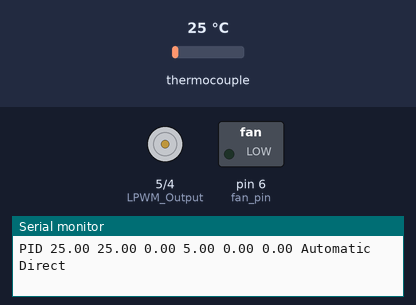
The sketch below on a simulated Arduino Uno, built with avr-gcc and run on an emulated ATmega328P. Shown: motor-driver pin pairs drawn as motors (green arrow = first pin HIGH = forward, orange = second pin HIGH = backward, longer = more drive), switched loads named in the sketch (green lamp = pin HIGH), the last lines printed to the serial monitor. The inputs (shaded band) are chosen by the test bench; at power-on: thermocouple 25 °C.

Above: at 1.2 s.
1.3 s: thermocouple set to 75 °C
4.3 s: thermocouple set to 6 °C
5.8 s: thermocouple set to 23 °C
7.3 s: thermocouple set to 27 °C
At 8.0 s:
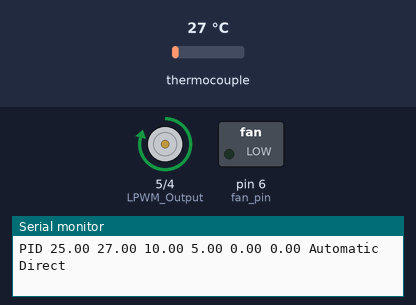
8.8 s: thermocouple set to 1 °C
At 9.2 s:
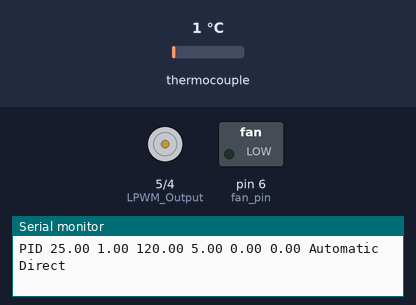
Timing chart, 0 to 11.3 s (numbered marks = the images above; inputs shaded):
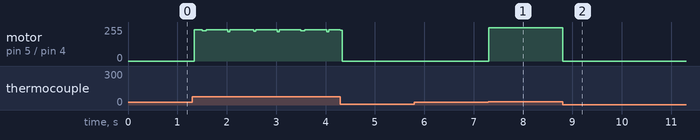

The sketch:

TCU_Tuning_DTF.ino
```cpp
#include <LinkedList.h>

// This script is used for tuning PID gains for DTF configuration

// Setup General Parameters

  // Include Libraries
    #include <PID_v1.h> // Include PID function library
    #include <Adafruit_MAX31865.h> // Include Adafruit RTD Circuit Breakout Board library

  // Initialize RTD measurement Circuits
    Adafruit_MAX31865 HTF = Adafruit_MAX31865(28, 26, 24, 22); //

    #define RREF      4300.0 // Define reference resistance (430 for 100 ohm, 4300 for 1000 ohm)
    #define RNOMINAL  1000.0 // Define RTD resistance (100 for PT100, 1000 for PT1000)

  // Pins
    int fan_pin = 6; // Define pin for fan power to motor shield
    //int heater_pin = 3; // Define pin for heater pwm signal
    int RPWM_Output = 4;  // Arduino PWM output pin 5; connect to IBT-2 pin 1 (RPWM)
    int LPWM_Output = 5;  // Arduino PWM output pin 6; connect to IBT-2 pin 2 (LPWM)

  // General Parameters
    float rtd_num = 1;
    float heater_volt = 48;
    int heater_power_thresh = 150;
    int flag = 0;

  // PID Parameters
    double Input, Output, Setpoint;
    PID myPID(&Input, &Output, &Setpoint, 5, 0, 0, DIRECT);

    unsigned long serialTime; //this will help us know when to talk with processing

void setup() {

  // Initialize Serial Processing
    Serial.begin(9600);

  // Initialize Pin Modes
    pinMode(fan_pin, OUTPUT);
    //pinMode(heater_pin, OUTPUT);
    pinMode(RPWM_Output, OUTPUT);
    pinMode(LPWM_Output, OUTPUT);

  // Initialize PID
    Setpoint = 25;
    myPID.SetOutputLimits(-255, 255);
    myPID.SetMode(AUTOMATIC);

  // Initialize Temperature Board
    HTF.begin(MAX31865_4WIRE); // Setup for 4 wire RTD configuration
}

void loop() {

  // Read Temperature from RTDs
    double temp_HTF = HTF.temperature(RNOMINAL, RREF);

  // Calculating Power Usage
    double rtd_res = 0.385*temp_HTF + 100; // Increase in resistance due to temperature change
    double rtd_EquivRes = 1/(1/rtd_res*rtd_num); // Equivalent Resistance with number of RTDs in parallel
    double heater_power = pow(heater_volt, 2)/rtd_EquivRes; // Heater power considering resistance change

  // Check for overpower
    if (heater_power >= heater_power_thresh){
      analogWrite(RPWM_Output, 0);
      analogWrite(LPWM_Output, 0);
    }

  // Check for hurting people
   if (temp_HTF > 42) {
      analogWrite(RPWM_Output, 0);
      analogWrite(LPWM_Output, 0);
   }

  // Send-receive with processing if it's time
    if(millis()>serialTime){
      SerialReceive();
      SerialSend();
      serialTime+=500;
    }

      Input = temp_HTF;
      myPID.Compute();

  // If PID output is <0 to cool down, turn off heater
    if (Output < 0) {
      analogWrite(RPWM_Output, 0);
      analogWrite(LPWM_Output, abs(Output));
    }
    else {
      // PID Actuation
        analogWrite(RPWM_Output, abs(Output));
        analogWrite(LPWM_Output, 0);
    }
}

/********************************************
 * Serial Communication functions / helpers
 ********************************************/


union {                // This Data structure lets
  byte asBytes[24];    // us take the byte array
  float asFloat[6];    // sent from processing and
}                      // easily convert it to a
foo;                   // float array


// getting float values from processing into the arduino
// was no small task.  the way this program does it is
// as follows:
//  * a float takes up 4 bytes.  in processing, convert
//    the array of floats we want to send, into an array
//    of bytes.
//  * send the bytes to the arduino
//  * use a data structure known as a union to convert
//    the array of bytes back into an array of floats

//  the bytes coming from the arduino follow the following
//  format:
//  0: 0=Manual, 1=Auto, else = ? error ?
//  1: 0=Direct, 1=Reverse, else = ? error ?
//  2-5: float setpoint
//  6-9: float input
//  10-13: float output
//  14-17: float P_Param
//  18-21: float I_Param
//  22-245: float D_Param
void SerialReceive()
{

  // read the bytes sent from Processing
  int index=0;
  byte Auto_Man = -1;
  byte Direct_Reverse = -1;
  while(Serial.available()&&index<26)
  {
    if(index==0) Auto_Man = Serial.read();
    else if(index==1) Direct_Reverse = Serial.read();
    else foo.asBytes[index-2] = Serial.read();
    index++;
  }

  // if the information we got was in the correct format,
  // read it into the system
  if(index==26  && (Auto_Man==0 || Auto_Man==1)&& (Direct_Reverse==0 || Direct_Reverse==1))
  {
    Setpoint=double(foo.asFloat[0]);
    //Input=double(foo.asFloat[1]);       // * the user has the ability to send the
                                          //   value of "Input"  in most cases (as
                                          //   in this one) this is not needed.
    if(Auto_Man==0)                       // * only change the output if we are in
    {                                     //   manual mode.  otherwise we'll get an
      Output=double(foo.asFloat[2]);      //   output blip, then the controller will
    }                                     //   overwrite.

    double p, i, d;                       // * read in and set the controller tunings
    p = double(foo.asFloat[3]);           //
    i = double(foo.asFloat[4]);           //
    d = double(foo.asFloat[5]);           //
    myPID.SetTunings(p, i, d);            //

    if(Auto_Man==0) myPID.SetMode(MANUAL);// * set the controller mode
    else myPID.SetMode(AUTOMATIC);             //

    if(Direct_Reverse==0) myPID.SetControllerDirection(DIRECT);// * set the controller Direction
    else myPID.SetControllerDirection(REVERSE);

  }
  Serial.flush();                         // * clear any random data from the serial buffer
}

// unlike our tiny microprocessor, the processing ap
// has no problem converting strings into floats, so
// we can just send strings.  much easier than getting
// floats from processing to here no?
void SerialSend()
{
  Serial.print("PID ");
  Serial.print(Setpoint);
  Serial.print(" ");
  Serial.print(Input);
  Serial.print(" ");
  Serial.print(abs(Output));
  Serial.print(" ");
  Serial.print(myPID.GetKp());
  Serial.print(" ");
  Serial.print(myPID.GetKi());
  Serial.print(" ");
  Serial.print(myPID.GetKd());
  Serial.print(" ");
  if(myPID.GetMode()==AUTOMATIC) Serial.print("Automatic");
  else Serial.print("Manual");
  Serial.print(" ");
  if(myPID.GetDirection()==DIRECT) Serial.println("Direct");
  else Serial.println("Reverse");
}
```

Measured:
- the behaviour switches between 25 and 26 °C on thermocouple (found by bisection; images 0 and 1)
- after the input at 7.3 s, motor on pin 5 (LPWM_Output) / pin 4 (RPWM_Output): stopped → forward 250/255 at once
- after the input at 8.8 s, motor on pin 5 (LPWM_Output) / pin 4 (RPWM_Output): forward 250/255 → stopped at once
